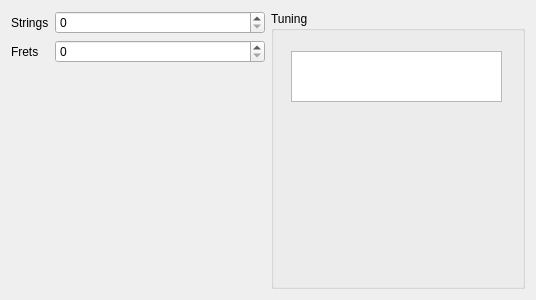
<?xml version="1.0" encoding="UTF-8"?>
<ui version="4.0">
 <class>GuitarSetting</class>
 <widget class="QWidget" name="GuitarSetting">
  <property name="geometry">
   <rect>
    <x>0</x>
    <y>0</y>
    <width>536</width>
    <height>300</height>
   </rect>
  </property>
  <property name="windowTitle">
   <string>Form</string>
  </property>
  <layout class="QHBoxLayout" name="horizontalLayout">
   <item>
    <layout class="QFormLayout" name="formLayout">
     <item row="0" column="0">
      <widget class="QLabel" name="strings_label">
       <property name="text">
        <string>Strings</string>
       </property>
      </widget>
     </item>
     <item row="0" column="1">
      <widget class="QSpinBox" name="strings_input"/>
     </item>
     <item row="1" column="0">
      <widget class="QLabel" name="frets_label">
       <property name="locale">
        <locale language="English" country="UnitedStates"/>
       </property>
       <property name="text">
        <string>Frets</string>
       </property>
      </widget>
     </item>
     <item row="1" column="1">
      <widget class="QSpinBox" name="frets_input">
       <property name="locale">
        <locale language="English" country="UnitedStates"/>
       </property>
      </widget>
     </item>
    </layout>
   </item>
   <item>
    <layout class="QVBoxLayout" name="verticalLayout">
     <item>
      <widget class="QGroupBox" name="tuning_groupbox">
       <property name="title">
        <string>Tuning</string>
       </property>
       <widget class="QTextEdit" name="tuning_input">
        <property name="geometry">
         <rect>
          <x>20</x>
          <y>40</y>
          <width>211</width>
          <height>51</height>
         </rect>
        </property>
       </widget>
      </widget>
     </item>
    </layout>
   </item>
  </layout>
 </widget>
 <resources/>
 <connections/>
</ui>
